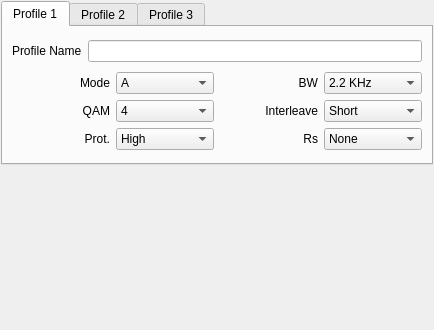
<?xml version="1.0" encoding="UTF-8"?>
<ui version="4.0">
 <class>drmProfileConfig</class>
 <widget class="QWidget" name="drmProfileConfig">
  <property name="geometry">
   <rect>
    <x>0</x>
    <y>0</y>
    <width>434</width>
    <height>330</height>
   </rect>
  </property>
  <property name="windowTitle">
   <string>Form</string>
  </property>
  <layout class="QVBoxLayout" name="verticalLayout_2">
   <property name="spacing">
    <number>2</number>
   </property>
   <property name="margin">
    <number>1</number>
   </property>
   <item>
    <widget class="QTabWidget" name="tabWidget">
     <property name="currentIndex">
      <number>0</number>
     </property>
     <widget class="QWidget" name="Profile1">
      <attribute name="title">
       <string>Profile 1</string>
      </attribute>
      <layout class="QVBoxLayout" name="verticalLayout_4">
       <item>
        <layout class="QHBoxLayout" name="horizontalLayout">
         <item>
          <widget class="QLabel" name="label">
           <property name="text">
            <string>Profile Name</string>
           </property>
          </widget>
         </item>
         <item>
          <widget class="QLineEdit" name="namePF1LineEdit"/>
         </item>
        </layout>
       </item>
       <item>
        <layout class="QGridLayout" name="gridLayout">
         <item row="0" column="0">
          <widget class="QLabel" name="drmModeLabel">
           <property name="minimumSize">
            <size>
             <width>30</width>
             <height>0</height>
            </size>
           </property>
           <property name="text">
            <string>Mode</string>
           </property>
           <property name="alignment">
            <set>Qt::AlignRight|Qt::AlignTrailing|Qt::AlignVCenter</set>
           </property>
           <property name="wordWrap">
            <bool>false</bool>
           </property>
          </widget>
         </item>
         <item row="0" column="1">
          <widget class="QComboBox" name="drmPF1ModeComboBox">
           <item>
            <property name="text">
             <string>A</string>
            </property>
           </item>
           <item>
            <property name="text">
             <string>B</string>
            </property>
           </item>
           <item>
            <property name="text">
             <string>E</string>
            </property>
           </item>
          </widget>
         </item>
         <item row="0" column="2">
          <widget class="QLabel" name="drmBandwidthLabel">
           <property name="minimumSize">
            <size>
             <width>30</width>
             <height>0</height>
            </size>
           </property>
           <property name="text">
            <string>BW</string>
           </property>
           <property name="alignment">
            <set>Qt::AlignRight|Qt::AlignTrailing|Qt::AlignVCenter</set>
           </property>
           <property name="wordWrap">
            <bool>false</bool>
           </property>
          </widget>
         </item>
         <item row="0" column="3">
          <widget class="QComboBox" name="drmPF1BandwidthComboBox">
           <item>
            <property name="text">
             <string>2.2 KHz</string>
            </property>
           </item>
           <item>
            <property name="text">
             <string>2.5 KHz</string>
            </property>
           </item>
          </widget>
         </item>
         <item row="1" column="0">
          <widget class="QLabel" name="drmQAMLabel">
           <property name="minimumSize">
            <size>
             <width>30</width>
             <height>0</height>
            </size>
           </property>
           <property name="text">
            <string>QAM</string>
           </property>
           <property name="alignment">
            <set>Qt::AlignRight|Qt::AlignTrailing|Qt::AlignVCenter</set>
           </property>
           <property name="wordWrap">
            <bool>false</bool>
           </property>
          </widget>
         </item>
         <item row="1" column="1">
          <widget class="QComboBox" name="drmPF1QAMComboBox">
           <item>
            <property name="text">
             <string>4</string>
            </property>
           </item>
           <item>
            <property name="text">
             <string>16</string>
            </property>
           </item>
           <item>
            <property name="text">
             <string>64</string>
            </property>
           </item>
          </widget>
         </item>
         <item row="1" column="2">
          <widget class="QLabel" name="drmInterleavelabel">
           <property name="minimumSize">
            <size>
             <width>30</width>
             <height>0</height>
            </size>
           </property>
           <property name="text">
            <string>Interleave</string>
           </property>
           <property name="alignment">
            <set>Qt::AlignRight|Qt::AlignTrailing|Qt::AlignVCenter</set>
           </property>
           <property name="wordWrap">
            <bool>false</bool>
           </property>
          </widget>
         </item>
         <item row="1" column="3">
          <widget class="QComboBox" name="drmPF1InterleaveComboBox">
           <item>
            <property name="text">
             <string>Short</string>
            </property>
           </item>
           <item>
            <property name="text">
             <string>Long</string>
            </property>
           </item>
          </widget>
         </item>
         <item row="2" column="0">
          <widget class="QLabel" name="drmProtectionLabel">
           <property name="minimumSize">
            <size>
             <width>30</width>
             <height>0</height>
            </size>
           </property>
           <property name="text">
            <string>Prot.</string>
           </property>
           <property name="alignment">
            <set>Qt::AlignRight|Qt::AlignTrailing|Qt::AlignVCenter</set>
           </property>
           <property name="wordWrap">
            <bool>false</bool>
           </property>
          </widget>
         </item>
         <item row="2" column="1">
          <widget class="QComboBox" name="drmPF1ProtectionComboBox">
           <item>
            <property name="text">
             <string>High</string>
            </property>
           </item>
           <item>
            <property name="text">
             <string>Low</string>
            </property>
           </item>
          </widget>
         </item>
         <item row="2" column="2">
          <widget class="QLabel" name="drmReadSolomonLabel">
           <property name="minimumSize">
            <size>
             <width>30</width>
             <height>0</height>
            </size>
           </property>
           <property name="text">
            <string>Rs</string>
           </property>
           <property name="alignment">
            <set>Qt::AlignRight|Qt::AlignTrailing|Qt::AlignVCenter</set>
           </property>
           <property name="wordWrap">
            <bool>false</bool>
           </property>
          </widget>
         </item>
         <item row="2" column="3">
          <widget class="QComboBox" name="drmPF1ReedSolomonComboBox">
           <item>
            <property name="text">
             <string>None</string>
            </property>
           </item>
           <item>
            <property name="text">
             <string>RS1</string>
            </property>
           </item>
           <item>
            <property name="text">
             <string>RS2</string>
            </property>
           </item>
           <item>
            <property name="text">
             <string>RS3</string>
            </property>
           </item>
           <item>
            <property name="text">
             <string>RS4</string>
            </property>
           </item>
          </widget>
         </item>
        </layout>
       </item>
      </layout>
     </widget>
     <widget class="QWidget" name="Profile2">
      <attribute name="title">
       <string>Profile 2</string>
      </attribute>
      <layout class="QVBoxLayout" name="verticalLayout_3">
       <item>
        <layout class="QHBoxLayout" name="horizontalLayout_2">
         <item>
          <widget class="QLabel" name="label_2">
           <property name="text">
            <string>Profile Name</string>
           </property>
          </widget>
         </item>
         <item>
          <widget class="QLineEdit" name="namePF2LineEdit"/>
         </item>
        </layout>
       </item>
       <item>
        <layout class="QGridLayout" name="gridLayout_2">
         <item row="0" column="0">
          <widget class="QLabel" name="drmModeLabel_2">
           <property name="minimumSize">
            <size>
             <width>30</width>
             <height>0</height>
            </size>
           </property>
           <property name="text">
            <string>Mode</string>
           </property>
           <property name="alignment">
            <set>Qt::AlignRight|Qt::AlignTrailing|Qt::AlignVCenter</set>
           </property>
           <property name="wordWrap">
            <bool>false</bool>
           </property>
          </widget>
         </item>
         <item row="0" column="1">
          <widget class="QComboBox" name="drmPF2ModeComboBox">
           <item>
            <property name="text">
             <string>A</string>
            </property>
           </item>
           <item>
            <property name="text">
             <string>B</string>
            </property>
           </item>
           <item>
            <property name="text">
             <string>E</string>
            </property>
           </item>
          </widget>
         </item>
         <item row="0" column="2">
          <widget class="QLabel" name="drmBandwidthLabel_2">
           <property name="minimumSize">
            <size>
             <width>30</width>
             <height>0</height>
            </size>
           </property>
           <property name="text">
            <string>BW</string>
           </property>
           <property name="alignment">
            <set>Qt::AlignRight|Qt::AlignTrailing|Qt::AlignVCenter</set>
           </property>
           <property name="wordWrap">
            <bool>false</bool>
           </property>
          </widget>
         </item>
         <item row="0" column="3">
          <widget class="QComboBox" name="drmPF2BandwidthComboBox">
           <item>
            <property name="text">
             <string>2.2 KHz</string>
            </property>
           </item>
           <item>
            <property name="text">
             <string>2.5 KHz</string>
            </property>
           </item>
          </widget>
         </item>
         <item row="1" column="0">
          <widget class="QLabel" name="drmQAMLabel_2">
           <property name="minimumSize">
            <size>
             <width>30</width>
             <height>0</height>
            </size>
           </property>
           <property name="text">
            <string>QAM</string>
           </property>
           <property name="alignment">
            <set>Qt::AlignRight|Qt::AlignTrailing|Qt::AlignVCenter</set>
           </property>
           <property name="wordWrap">
            <bool>false</bool>
           </property>
          </widget>
         </item>
         <item row="1" column="1">
          <widget class="QComboBox" name="drmPF2QAMComboBox">
           <item>
            <property name="text">
             <string>4</string>
            </property>
           </item>
           <item>
            <property name="text">
             <string>16</string>
            </property>
           </item>
           <item>
            <property name="text">
             <string>64</string>
            </property>
           </item>
          </widget>
         </item>
         <item row="1" column="2">
          <widget class="QLabel" name="drmInterleavelabel_2">
           <property name="minimumSize">
            <size>
             <width>30</width>
             <height>0</height>
            </size>
           </property>
           <property name="text">
            <string>Interleave</string>
           </property>
           <property name="alignment">
            <set>Qt::AlignRight|Qt::AlignTrailing|Qt::AlignVCenter</set>
           </property>
           <property name="wordWrap">
            <bool>false</bool>
           </property>
          </widget>
         </item>
         <item row="1" column="3">
          <widget class="QComboBox" name="drmPF2InterleaveComboBox">
           <item>
            <property name="text">
             <string>Short</string>
            </property>
           </item>
           <item>
            <property name="text">
             <string>Long</string>
            </property>
           </item>
          </widget>
         </item>
         <item row="2" column="0">
          <widget class="QLabel" name="drmProtectionLabel_2">
           <property name="minimumSize">
            <size>
             <width>30</width>
             <height>0</height>
            </size>
           </property>
           <property name="text">
            <string>Prot.</string>
           </property>
           <property name="alignment">
            <set>Qt::AlignRight|Qt::AlignTrailing|Qt::AlignVCenter</set>
           </property>
           <property name="wordWrap">
            <bool>false</bool>
           </property>
          </widget>
         </item>
         <item row="2" column="1">
          <widget class="QComboBox" name="drmPF2ProtectionComboBox">
           <item>
            <property name="text">
             <string>High</string>
            </property>
           </item>
           <item>
            <property name="text">
             <string>Low</string>
            </property>
           </item>
          </widget>
         </item>
         <item row="2" column="2">
          <widget class="QLabel" name="drmReadSolomonLabel_2">
           <property name="minimumSize">
            <size>
             <width>30</width>
             <height>0</height>
            </size>
           </property>
           <property name="text">
            <string>Rs</string>
           </property>
           <property name="alignment">
            <set>Qt::AlignRight|Qt::AlignTrailing|Qt::AlignVCenter</set>
           </property>
           <property name="wordWrap">
            <bool>false</bool>
           </property>
          </widget>
         </item>
         <item row="2" column="3">
          <widget class="QComboBox" name="drmPF2ReedSolomonComboBox">
           <item>
            <property name="text">
             <string>None</string>
            </property>
           </item>
           <item>
            <property name="text">
             <string>RS1</string>
            </property>
           </item>
           <item>
            <property name="text">
             <string>RS2</string>
            </property>
           </item>
           <item>
            <property name="text">
             <string>RS3</string>
            </property>
           </item>
           <item>
            <property name="text">
             <string>RS4</string>
            </property>
           </item>
          </widget>
         </item>
        </layout>
       </item>
      </layout>
     </widget>
     <widget class="QWidget" name="Profile3">
      <attribute name="title">
       <string>Profile 3</string>
      </attribute>
      <layout class="QVBoxLayout" name="verticalLayout">
       <item>
        <layout class="QHBoxLayout" name="horizontalLayout_3">
         <item>
          <widget class="QLabel" name="label_3">
           <property name="text">
            <string>Profile Name</string>
           </property>
          </widget>
         </item>
         <item>
          <widget class="QLineEdit" name="namePF3LineEdit"/>
         </item>
        </layout>
       </item>
       <item>
        <layout class="QGridLayout" name="gridLayout_3">
         <item row="0" column="0">
          <widget class="QLabel" name="drmModeLabel_3">
           <property name="minimumSize">
            <size>
             <width>30</width>
             <height>0</height>
            </size>
           </property>
           <property name="text">
            <string>Mode</string>
           </property>
           <property name="alignment">
            <set>Qt::AlignRight|Qt::AlignTrailing|Qt::AlignVCenter</set>
           </property>
           <property name="wordWrap">
            <bool>false</bool>
           </property>
          </widget>
         </item>
         <item row="0" column="1">
          <widget class="QComboBox" name="drmPF3ModeComboBox">
           <item>
            <property name="text">
             <string>A</string>
            </property>
           </item>
           <item>
            <property name="text">
             <string>B</string>
            </property>
           </item>
           <item>
            <property name="text">
             <string>E</string>
            </property>
           </item>
          </widget>
         </item>
         <item row="0" column="2">
          <widget class="QLabel" name="drmBandwidthLabel_3">
           <property name="minimumSize">
            <size>
             <width>30</width>
             <height>0</height>
            </size>
           </property>
           <property name="text">
            <string>BW</string>
           </property>
           <property name="alignment">
            <set>Qt::AlignRight|Qt::AlignTrailing|Qt::AlignVCenter</set>
           </property>
           <property name="wordWrap">
            <bool>false</bool>
           </property>
          </widget>
         </item>
         <item row="0" column="3">
          <widget class="QComboBox" name="drmPF3BandwidthComboBox">
           <item>
            <property name="text">
             <string>2.2 KHz</string>
            </property>
           </item>
           <item>
            <property name="text">
             <string>2.5 KHz</string>
            </property>
           </item>
          </widget>
         </item>
         <item row="1" column="0">
          <widget class="QLabel" name="drmQAMLabel_3">
           <property name="minimumSize">
            <size>
             <width>30</width>
             <height>0</height>
            </size>
           </property>
           <property name="text">
            <string>QAM</string>
           </property>
           <property name="alignment">
            <set>Qt::AlignRight|Qt::AlignTrailing|Qt::AlignVCenter</set>
           </property>
           <property name="wordWrap">
            <bool>false</bool>
           </property>
          </widget>
         </item>
         <item row="1" column="1">
          <widget class="QComboBox" name="drmPF3QAMComboBox">
           <item>
            <property name="text">
             <string>4</string>
            </property>
           </item>
           <item>
            <property name="text">
             <string>16</string>
            </property>
           </item>
           <item>
            <property name="text">
             <string>64</string>
            </property>
           </item>
          </widget>
         </item>
         <item row="1" column="2">
          <widget class="QLabel" name="drmInterleavelabel_3">
           <property name="minimumSize">
            <size>
             <width>30</width>
             <height>0</height>
            </size>
           </property>
           <property name="text">
            <string>Interleave</string>
           </property>
           <property name="alignment">
            <set>Qt::AlignRight|Qt::AlignTrailing|Qt::AlignVCenter</set>
           </property>
           <property name="wordWrap">
            <bool>false</bool>
           </property>
          </widget>
         </item>
         <item row="1" column="3">
          <widget class="QComboBox" name="drmPF3InterleaveComboBox">
           <item>
            <property name="text">
             <string>Short</string>
            </property>
           </item>
           <item>
            <property name="text">
             <string>Long</string>
            </property>
           </item>
          </widget>
         </item>
         <item row="2" column="0">
          <widget class="QLabel" name="drmProtectionLabel_3">
           <property name="minimumSize">
            <size>
             <width>30</width>
             <height>0</height>
            </size>
           </property>
           <property name="text">
            <string>Prot.</string>
           </property>
           <property name="alignment">
            <set>Qt::AlignRight|Qt::AlignTrailing|Qt::AlignVCenter</set>
           </property>
           <property name="wordWrap">
            <bool>false</bool>
           </property>
          </widget>
         </item>
         <item row="2" column="1">
          <widget class="QComboBox" name="drmPF3ProtectionComboBox">
           <item>
            <property name="text">
             <string>High</string>
            </property>
           </item>
           <item>
            <property name="text">
             <string>Low</string>
            </property>
           </item>
          </widget>
         </item>
         <item row="2" column="2">
          <widget class="QLabel" name="drmReadSolomonLabel_3">
           <property name="minimumSize">
            <size>
             <width>30</width>
             <height>0</height>
            </size>
           </property>
           <property name="text">
            <string>Rs</string>
           </property>
           <property name="alignment">
            <set>Qt::AlignRight|Qt::AlignTrailing|Qt::AlignVCenter</set>
           </property>
           <property name="wordWrap">
            <bool>false</bool>
           </property>
          </widget>
         </item>
         <item row="2" column="3">
          <widget class="QComboBox" name="drmPF3ReedSolomonComboBox">
           <item>
            <property name="text">
             <string>None</string>
            </property>
           </item>
           <item>
            <property name="text">
             <string>RS1</string>
            </property>
           </item>
           <item>
            <property name="text">
             <string>RS2</string>
            </property>
           </item>
           <item>
            <property name="text">
             <string>RS3</string>
            </property>
           </item>
           <item>
            <property name="text">
             <string>RS4</string>
            </property>
           </item>
          </widget>
         </item>
        </layout>
       </item>
      </layout>
     </widget>
    </widget>
   </item>
   <item>
    <spacer name="verticalSpacer">
     <property name="orientation">
      <enum>Qt::Vertical</enum>
     </property>
     <property name="sizeHint" stdset="0">
      <size>
       <width>20</width>
       <height>121</height>
      </size>
     </property>
    </spacer>
   </item>
  </layout>
 </widget>
 <resources/>
 <connections/>
</ui>
